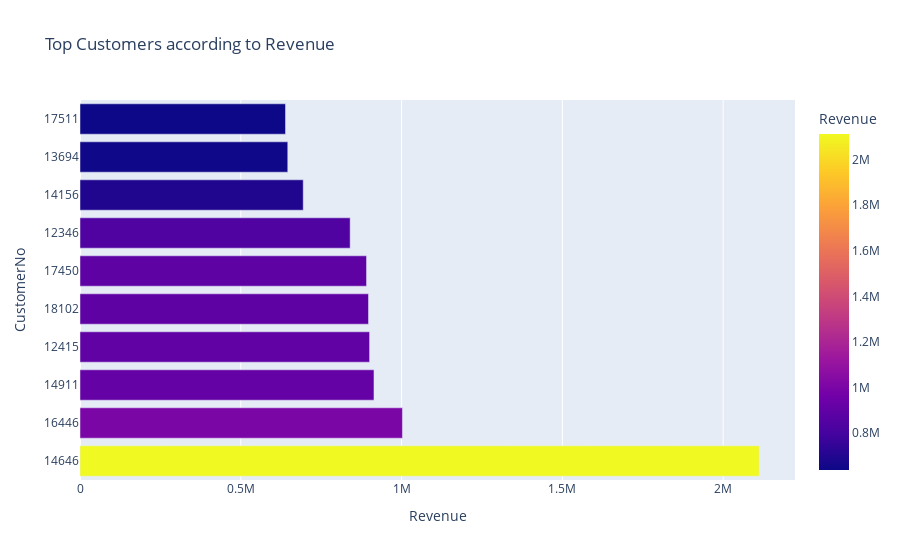

Notebook source saved alongside this figure:
### Code cell
# Grouping CustomerNo with Revenue
top_customer_by_revenue = df.groupby(['CustomerNo'])['Revenue'].sum().reset_index()
top_customer_by_revenue = top_customer_by_revenue.sort_values(by=['Revenue'], ascending = False)

# Horizontal bar plot for top customers by quantity
fig_customer_revenue = px.bar(top_customer_by_revenue.head(10), x="Revenue", y="CustomerNo", color="Revenue", orientation='h', title="Top Customers according to Revenue")
fig_customer_revenue.update_xaxes(title="Revenue")
fig_customer_revenue.update_yaxes(title="CustomerNo", type = 'category')
fig_customer_revenue.show()

### Figure 1 — Plotly figure (JSON) as saved in the notebook; plotly's stock layout.template omitted (floating-point values rounded to 4 significant figures)
{"data": [{"alignmentgroup": "True", "hovertemplate": "Revenue=%{marker.color}<br>CustomerNo=%{y}<extra></extra>", "legendgroup": "", "marker": {"color": [2112000.0, 1003000.0, 914200.0, 900500.0, 897100.0, 891100.0, 840100.0, 694200.0, 646100.0, 639000.0], "coloraxis": "coloraxis", "pattern": {"shape": ""}}, "name": "", "offsetgroup": "", "orientation": "h", "showlegend": false, "textposition": "auto", "type": "bar", "x": [2112000.0, 1003000.0, 914200.0, 900500.0, 897100.0, 891100.0, 840100.0, 694200.0, 646100.0, 639000.0], "xaxis": "x", "y": [14646, 16446, 14911, 12415, 18102, 17450, 12346, 14156, 13694, 17511], "yaxis": "y"}], "layout": {"barmode": "relative", "coloraxis": {"colorbar": {"title": {"text": "Revenue"}}, "colorscale": [[0, "#0d0887"], [0.1111, "#46039f"], [0.2222, "#7201a8"], [0.3333, "#9c179e"], [0.4444, "#bd3786"], [0.5556, "#d8576b"], [0.6667, "#ed7953"], [0.7778, "#fb9f3a"], [0.8889, "#fdca26"], [1, "#f0f921"]]}, "legend": {"tracegroupgap": 0}, "title": {"text": "Top Customers according to Revenue"}, "xaxis": {"anchor": "y", "domain": [0, 1], "title": {"text": "Revenue"}}, "yaxis": {"anchor": "x", "domain": [0, 1], "title": {"text": "CustomerNo"}, "type": "category"}}}
